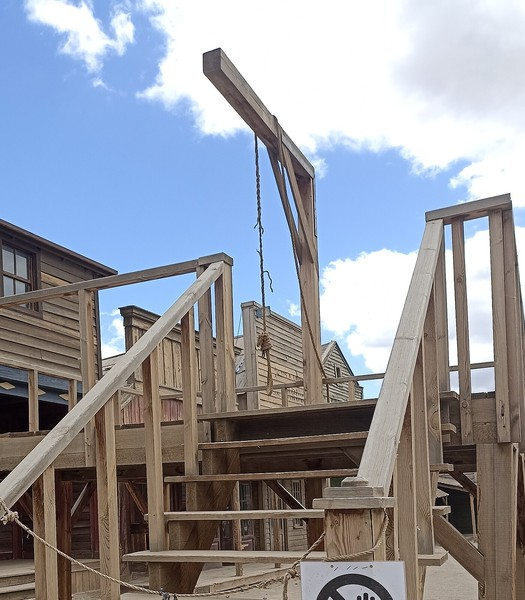
#> input picture apps/hangman/tools/hangman/gallows.jpg, 525 x 600 px; its folder holds only this picture in this run
$ python -i render.py   (imports and definitions only)
#> lines starting #> are read from the running program, lines starting #| are printed output that depends on the picture
"""Render web pages into something a Cardputer can scroll.

The device has no HTML parser and no layout engine, and no small version of
either exists. So the layout happens here, on a machine with a real browser,
and the device is sent pixels.

Chrome is told the viewport is a chosen number of CSS pixels wide (--width, or
?w= per request) and the shot is scaled down to the panel's 240. That width is
the whole feel of the thing: at 240 the site serves its narrowest mobile layout
and renders text at full size -- crisp, but about four words to a screen. Wider
renders more page per screen and scales it down, which is what makes it look
like a miniature of the page rather than a zoomed-in corner of it.

The output is a .cpx file:

    "CPX1"  u16 width  u16 height  u16 nlinks  u16 flags
    u32 rows_offset   u32 links_offset
    u32 row_offset[height]           -- absolute, for seeking to any row
    rows: each   u16 byte_length, then RLE
    links: each  u16 x, y, w, h, url_len, then url bytes

RLE, per row, over RGB565 pixels already byte-swapped for the panel:

    n < 128   the next pixel, repeated n + 1 times
    n >= 128  the next (n - 127) pixels, literally

Two modes rather than one because a run-only encoder expands noisy rows by 3x,
and a page with a photograph in it is mostly noisy rows. This bounds the worst
case to about 1/128 over raw.

Served at /render by the CardOS server (python -m server); the route is
at the bottom of this file. On the device:  web http://<server>/render?url=...
"""

import io
import os
import struct
import subprocess
import sys
import tempfile

from PIL import Image, ImageFilter

from .pixelrender import shoot_pixel
from ..pixels import encode_row, rgb565_swapped

CHROME_CANDIDATES = [
    r"C:\Program Files\Google\Chrome\Application\chrome.exe",
    r"C:\Program Files (x86)\Google\Chrome\Application\chrome.exe",
    "/usr/bin/google-chrome",
    "/usr/bin/chromium",
    "/Applications/Google Chrome.app/Contents/MacOS/Google Chrome",
]

WIDTH = 240            # the panel, and the output width, always
MAX_HEIGHT = 4000

# The CSS viewport Chrome is given when the request does not say. 420 renders
# a page about 1.75x too wide and scales it down: text lands at roughly nine
# pixels, small but readable, and a screenful is a paragraph rather than four
# words. 240 is crisper and more zoomed in; 720 looks like a whole page and
# reads like one across a room.
DEFAULT_WIDTH = 420


# [41 lines left out: functions find_chrome, shoot_pixelfont, shoot_raw, not called in this run]


def _gamma(im, g):
    lut = [min(255, int(((v / 255.0) ** g) * 255 + 0.5)) for v in range(256)]
    return im.point(lut * 3)


def downscale(im, width=WIDTH):
    """Resample to the panel width, in linear light, then put the bite back.

    Two things matter here and both were measured rather than assumed. First,
    averaging pixels in sRGB is wrong: the midpoint of black and white in sRGB
    is 188, not 128, so shrinking dark text on a white page bleaches it. Going
    to linear light first keeps the stroke weight. Second, any downscale costs
    acutance whatever the filter, so a small unsharp mask afterwards is not
    cheating -- it restores the edge contrast the average took out. Radius is
    deliberately under a pixel; anything larger rings around the glyphs.
    """
    h = max(1, round(im.size[1] * width / im.size[0]))
    small = _gamma(_gamma(im, 2.2).resize((width, h), Image.LANCZOS), 1 / 2.2)
    return small.filter(ImageFilter.UnsharpMask(0.5, 130, 2))


# [139 lines left out: functions shoot, trim, to_cpx, get_render, not called in this run]


ROUTES = [("GET", "/render", get_render, "open")]

>>> from PIL import Image
>>> picture = Image.open('../../apps/hangman/tools/hangman/gallows.jpg')
#> picture is the input picture: PIL image 525x600 RGB; mean R, G, B 149.2, 152.1, 161.3
>>> result = downscale(picture)
#> in _gamma, `return im.point(lut * 3)`:
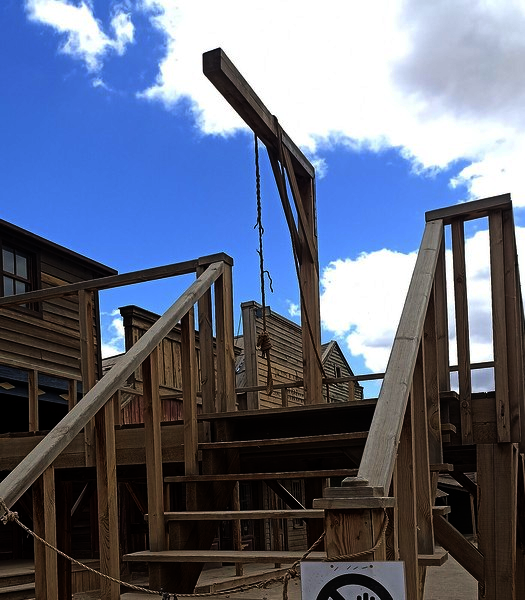
#> returned value: PIL image 525x600 RGB; mean R, G, B 97, 105.3, 127.4
#> call 2 of _gamma, with g = 0.455
#> in _gamma (call 2), `lut = [min(255, int(((v / 255.0) ** g) * 255 + 0.5)) for v in range(25..`: lut = 256 values from 0 to 255
#> in _gamma (call 2), `return im.point(lut * 3)`:
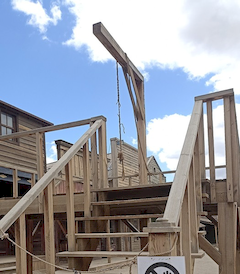
#> returned value: PIL image 240x274 RGB; mean R, G, B 149.9, 152.9, 162.1
